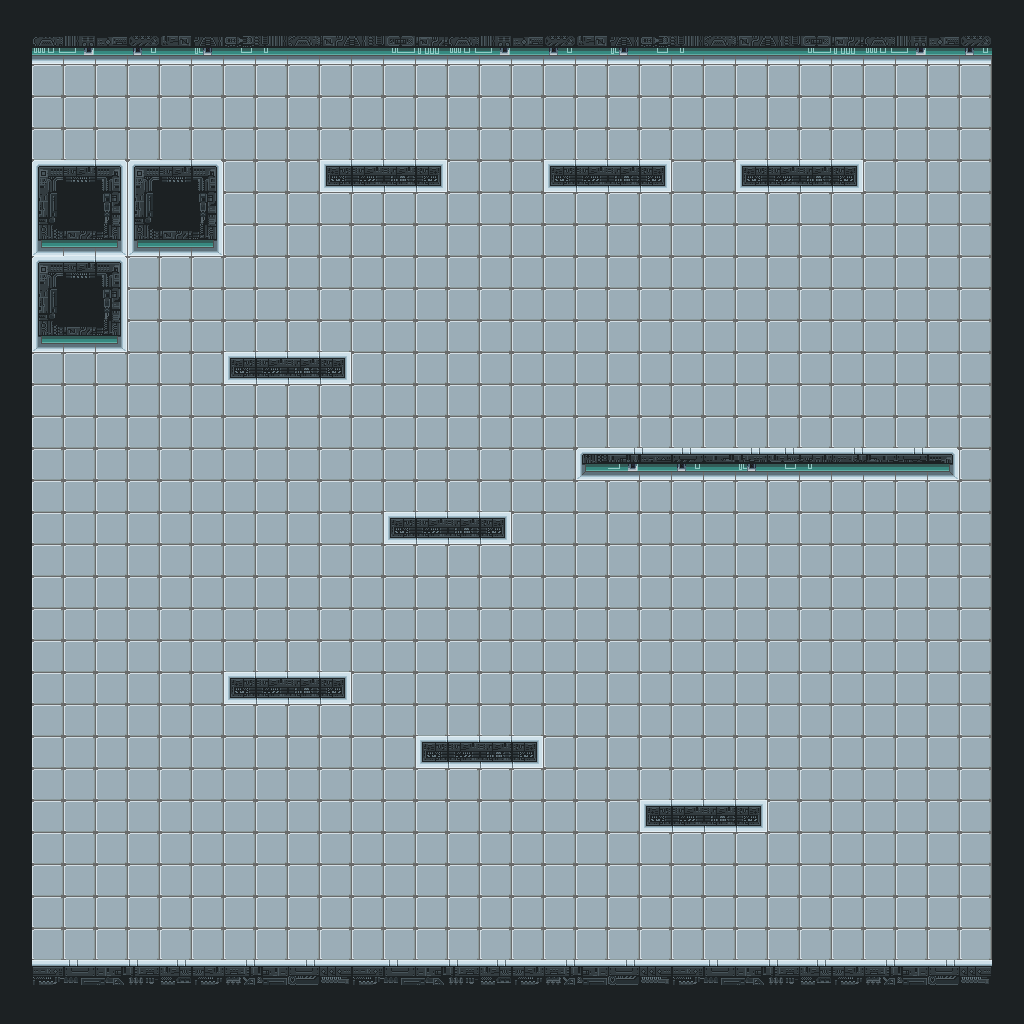

Tiled map render using the project's own tile images. Description and the whole map definition, tile-layer contents included, below:
An orthogonal 32x32 tile map with 32x32 px tiles, 1 tile layer (Tile Layer 1) and 24 objects (15x Platform, 4x CoinPlus, 3x CoinMin, StartingPoint, FinishPoint).

<map version="1.8" tiledversion="1.8.4" orientation="orthogonal" renderorder="right-down" width="32" height="32" tilewidth="32" tileheight="32" infinite="0" nextlayerid="3" nextobjectid="38">
 <tileset firstgid="1" name="Lab" tilewidth="32" tileheight="32" tilecount="540" columns="30">
  <image source="lab.png" width="960" height="576" />
 </tileset>
 <layer id="1" name="Tile Layer 1" width="32" height="32">
  <data encoding="csv">
94,94,94,94,94,94,94,94,94,94,94,94,94,94,94,94,94,94,94,94,94,94,94,94,94,94,94,94,94,94,94,94,
94,211,212,213,214,215,216,217,218,219,220,221,222,223,211,212,213,214,215,216,217,218,219,220,221,222,223,211,212,213,214,94,
94,467,467,467,467,467,467,467,467,467,467,467,467,467,467,467,467,467,467,467,467,467,467,467,467,467,467,467,467,467,467,94,
94,467,467,467,467,467,467,467,467,467,467,467,467,467,467,467,467,467,467,467,467,467,467,467,467,467,467,467,467,467,467,94,
94,467,467,467,467,467,467,467,467,467,467,467,467,467,467,467,467,467,467,467,467,467,467,467,467,467,467,467,467,467,467,94,
94,63,64,65,63,64,65,467,467,467,471,472,473,474,467,467,467,471,472,473,474,467,467,471,472,473,474,467,467,467,467,94,
94,93,94,95,93,94,95,467,467,467,467,467,467,467,467,467,467,467,467,467,467,467,467,467,467,467,467,467,467,467,467,94,
94,123,124,125,123,124,125,467,467,467,467,467,467,467,467,467,467,467,467,467,467,467,467,467,467,467,467,467,467,467,467,94,
94,63,64,65,467,467,467,467,467,467,467,467,467,467,467,467,467,467,467,467,467,467,467,467,467,467,467,467,467,467,467,94,
94,93,94,95,467,467,467,467,467,467,467,467,467,467,467,467,467,467,467,467,467,467,467,467,467,467,467,467,467,467,467,94,
94,123,124,125,467,467,467,467,467,467,467,467,467,467,467,467,467,467,467,467,467,467,467,467,467,467,467,467,467,467,467,94,
94,467,467,467,467,467,467,471,472,473,474,467,467,467,467,467,467,467,467,467,467,467,467,467,467,467,467,467,467,467,467,94,
94,467,467,467,467,467,467,467,467,467,467,467,467,467,467,467,467,467,467,467,467,467,467,467,467,467,467,467,467,467,467,94,
94,467,467,467,467,467,467,467,467,467,467,467,467,467,467,467,467,467,467,467,467,467,467,467,467,467,467,467,467,467,467,94,
94,467,467,467,467,467,467,467,467,467,467,467,467,467,467,467,467,467,285,272,273,274,275,276,277,278,279,280,281,287,467,94,
94,467,467,467,467,467,467,467,467,467,467,467,467,467,467,467,467,467,467,467,467,467,467,467,467,467,467,467,467,467,467,94,
94,467,467,467,467,467,467,467,467,467,467,467,471,472,473,474,467,467,467,467,467,467,467,467,467,467,467,467,467,467,467,94,
94,467,467,467,467,467,467,467,467,467,467,467,467,467,467,467,467,467,467,467,467,467,467,467,467,467,467,467,467,467,467,94,
94,467,467,467,467,467,467,467,467,467,467,467,467,467,467,467,467,467,467,467,467,467,467,467,467,467,467,467,467,467,467,94,
94,467,467,467,467,467,467,467,467,467,467,467,467,467,467,467,467,467,467,467,467,467,467,467,467,467,467,467,467,467,467,94,
94,467,467,467,467,467,467,467,467,467,467,467,467,467,467,467,467,467,467,467,467,467,467,467,467,467,467,467,467,467,467,94,
94,467,467,467,467,467,467,471,472,473,474,467,467,467,467,467,467,467,467,467,467,467,467,467,467,467,467,467,467,467,467,94,
94,467,467,467,467,467,467,467,467,467,467,467,467,467,467,467,467,467,467,467,467,467,467,467,467,467,467,467,467,467,467,94,
94,467,467,467,467,467,467,467,467,467,467,467,467,471,472,473,474,467,467,467,467,467,467,467,467,467,467,467,467,467,467,94,
94,467,467,467,467,467,467,467,467,467,467,467,467,467,467,467,467,467,467,467,467,467,467,467,467,467,467,467,467,467,467,94,
94,467,467,467,467,467,467,467,467,467,467,467,467,467,467,467,467,467,467,467,471,472,473,474,467,467,467,467,467,467,467,94,
94,467,467,467,467,467,467,467,467,467,467,467,467,467,467,467,467,467,467,467,467,467,467,467,467,467,467,467,467,467,467,94,
94,467,467,467,467,467,467,467,467,467,467,467,467,467,467,467,467,467,467,467,467,467,467,467,467,467,467,467,467,467,467,94,
94,467,467,467,467,467,467,467,467,467,467,467,467,467,467,467,467,467,467,467,467,467,467,467,467,467,467,467,467,467,467,94,
94,467,467,467,467,467,467,467,467,467,467,467,467,467,467,467,467,467,467,467,467,467,467,467,467,467,467,467,467,467,467,94,
94,331,332,333,334,335,336,337,338,339,340,331,332,333,334,335,336,337,338,339,340,331,332,333,334,335,336,337,338,339,340,94,
94,94,94,94,94,94,94,94,94,94,94,94,94,94,94,94,94,94,94,94,94,94,94,94,94,94,94,94,94,94,94,94
</data>
 </layer>
 <objectgroup id="2" name="Object Layer 1">
  <object id="1" type="Platform" x="0" y="0" width="32" height="1024" />
  <object id="4" type="Platform" x="32" y="0" width="992" height="64" />
  <object id="5" type="Platform" x="992" y="64" width="32" height="960" />
  <object id="7" type="Platform" x="32" y="960" width="960" height="64" />
  <object id="8" type="Platform" x="640" y="800" width="128" height="32" />
  <object id="9" type="Platform" x="416" y="736" width="128" height="32" />
  <object id="10" type="Platform" x="224" y="672" width="128" height="32" />
  <object id="12" type="Platform" x="384" y="512" width="128" height="32" />
  <object id="13" type="Platform" x="224" y="352" width="128" height="32" />
  <object id="14" type="Platform" x="576" y="448" width="384" height="32" />
  <object id="15" type="Platform" x="320" y="160" width="128" height="32" />
  <object id="16" type="Platform" x="544" y="160" width="128" height="32" />
  <object id="17" type="Platform" x="736" y="160" width="128" height="32" />
  <object id="18" type="Platform" x="32" y="160" width="192" height="96" />
  <object id="19" type="Platform" x="32" y="256" width="96" height="96" />
  <object id="24" type="StartingPoint" x="32" y="864" width="96" height="96" />
  <object id="28" type="FinishPoint" x="32" y="64" width="96" height="96" />
  <object id="30" type="CoinPlus" x="256" y="640" width="32" height="32" />
  <object id="31" type="CoinPlus" x="864" y="672" width="32" height="32" />
  <object id="32" type="CoinPlus" x="896" y="384" width="32" height="32" />
  <object id="34" type="CoinPlus" x="800" y="96" width="32" height="32" />
  <object id="35" type="CoinMin" x="224" y="320" width="32" height="32" />
  <object id="36" type="CoinMin" x="352" y="96" width="32" height="32" />
  <object id="37" type="CoinMin" x="480" y="480" width="32" height="32" />
 </objectgroup>
</map>
